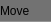
<?xml version="1.0" encoding="UTF-8"?>
<ui version="4.0">
 <class>InfoWidget</class>
 <widget class="QWidget" name="InfoWidget">
  <property name="geometry">
   <rect>
    <x>0</x>
    <y>0</y>
    <width>51</width>
    <height>22</height>
   </rect>
  </property>
  <property name="sizePolicy">
   <sizepolicy hsizetype="Expanding" vsizetype="Expanding">
    <horstretch>0</horstretch>
    <verstretch>0</verstretch>
   </sizepolicy>
  </property>
  <property name="windowTitle">
   <string>Form</string>
  </property>
  <property name="styleSheet">
   <string notr="true">background-color: rgba(0, 0, 0, 60);</string>
  </property>
  <widget class="QLabel" name="lbl">
   <property name="geometry">
    <rect>
     <x>0</x>
     <y>0</y>
     <width>51</width>
     <height>21</height>
    </rect>
   </property>
   <property name="text">
    <string>Move</string>
   </property>
  </widget>
 </widget>
 <resources/>
 <connections/>
</ui>
